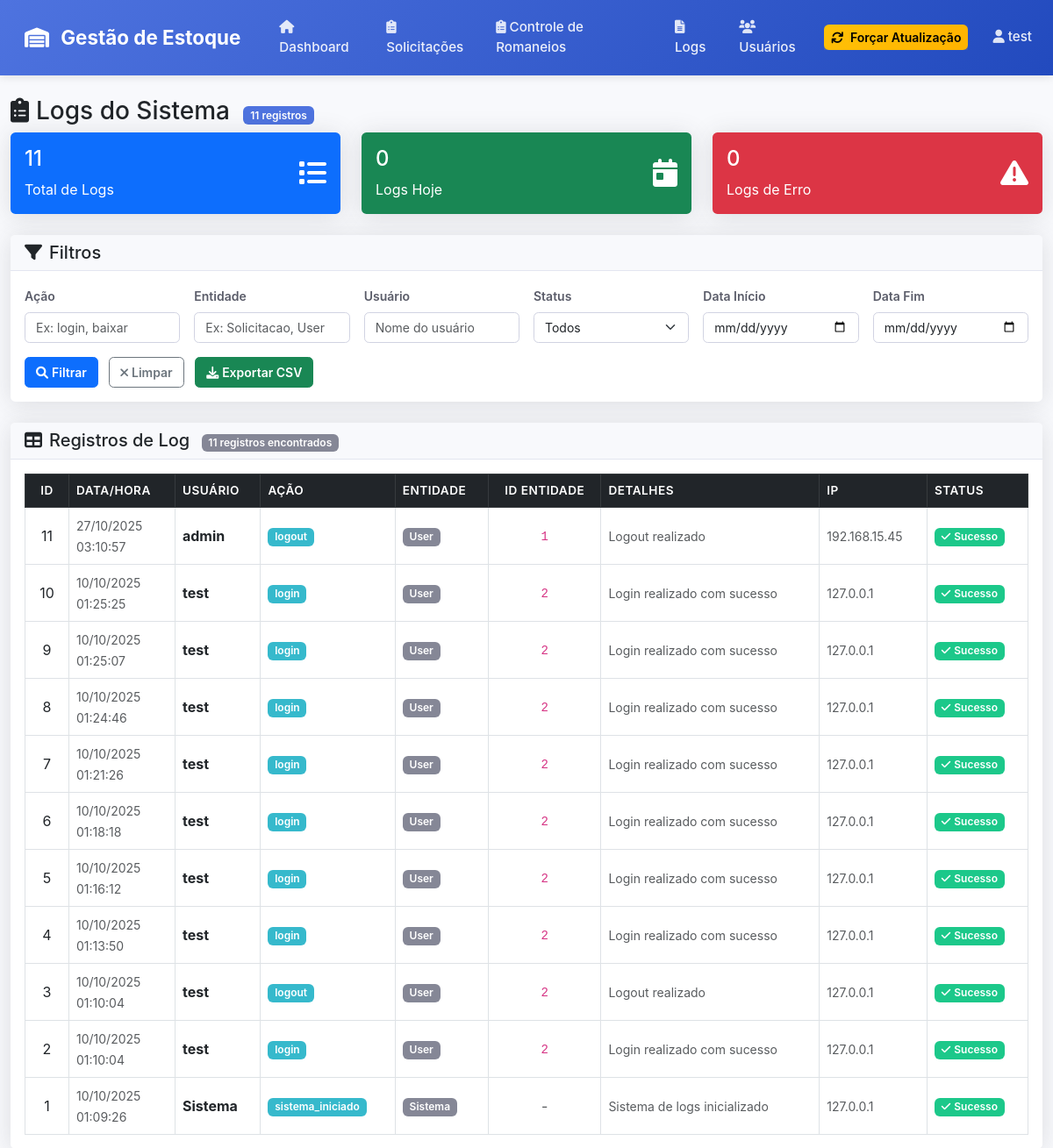
The page /logs (signed in) on the database its author committed.
### app.py (models this page shows, shortened)
class User(UserMixin, db.Model):
    id = db.Column(db.Integer, primary_key=True)
    username = db.Column(db.String(80), unique=True, nullable=False)
    email = db.Column(db.String(120), unique=True, nullable=False)
    password_hash = db.Column(db.String(120), nullable=False)
    is_admin = db.Column(db.Boolean, default=False)
    is_active = db.Column(db.Boolean, default=True)
    created_at = db.Column(db.DateTime, default=datetime.utcnow)

class Log(db.Model):
    id = db.Column(db.Integer, primary_key=True)
    timestamp = db.Column(db.DateTime, default=datetime.utcnow, nullable=False)
    usuario_id = db.Column(db.Integer, db.ForeignKey('user.id'), nullable=False)
    usuario_nome = db.Column(db.String(80), nullable=False)
    acao = db.Column(db.String(50), nullable=False)  # login, logout, criar, editar, deletar, aprovar, etc.
    entidade = db.Column(db.String(50), nullable=False)  # Solicitacao, Produto, User, etc.
    entidade_id = db.Column(db.Integer, nullable=True)  # ID da entidade afetada
    detalhes = db.Column(db.Text, nullable=True)  # JSON com detalhes da operação
    ip_address = db.Column(db.String(45), nullable=True)  # Suporta IPv6
    user_agent = db.Column(db.String(500), nullable=True)
    status = db.Column(db.String(20), default='sucesso')  # sucesso, erro, aviso
    usuario = db.relationship('User', backref=db.backref('logs', lazy=True))

### app.py (the view)
@app.route('/logs')
@login_required
def logs():
    if not current_user.is_admin:
        flash('Apenas administradores podem acessar os logs', 'error')
        return redirect(url_for('index'))
    page = request.args.get('page', 1, type=int)
    per_page = 50
    acao_filter = request.args.get('acao', '')
    entidade_filter = request.args.get('entidade', '')
    usuario_filter = request.args.get('usuario', '')
    status_filter = request.args.get('status', '')
    data_inicio = request.args.get('data_inicio', '')
    data_fim = request.args.get('data_fim', '')
    query = Log.query
    if acao_filter:
        query = query.filter(Log.acao.contains(acao_filter))
    if entidade_filter:
        query = query.filter(Log.entidade.contains(entidade_filter))
    if usuario_filter:
        query = query.filter(Log.usuario_nome.contains(usuario_filter))
    if status_filter:
        query = query.filter(Log.status == status_filter)
    if data_inicio:
        try:
            data_inicio_obj = datetime.strptime(data_inicio, '%Y-%m-%d')
            query = query.filter(Log.timestamp >= data_inicio_obj)
        except ValueError:
            pass
    if data_fim:
        try:
            data_fim_obj = datetime.strptime(data_fim, '%Y-%m-%d')
            query = query.filter(Log.timestamp <= data_fim_obj)
        except ValueError:
            pass
    logs = query.order_by(Log.timestamp.desc()).paginate(
        page=page, per_page=per_page, error_out=False
    )
    total_logs = Log.query.count()
    logs_hoje = Log.query.filter(Log.timestamp >= datetime.now().replace(hour=0, minute=0, second=0, microsecond=0)).count()
    logs_erro = Log.query.filter(Log.status == 'erro').count()
    stats = {
        'total': total_logs,
        'hoje': logs_hoje,
        'erros': logs_erro
    }
    return render_template('logs.html',
                         logs=logs,
                         stats=stats,
                         acao_filter=acao_filter,
                         entidade_filter=entidade_filter,
                         usuario_filter=usuario_filter,
                         status_filter=status_filter,
                         data_inicio=data_inicio,
                         data_fim=data_fim)

### templates/logs.html (shortened to what this page needs)
{% extends "base.html" %}
{% block content %}
<div class="row">
    <div class="col-12">
        <h1 class="h3">
            <i class="fas fa-clipboard-list me-2"></i>Logs do Sistema
            <span class="badge bg-primary ms-2">{{ stats.total }} registros</span>
        </h1>
    </div>
</div>
<div class="row mb-4">
    <div class="col-md-4">
        <div class="card bg-primary text-white">
            <div class="card-body">
                <div class="d-flex justify-content-between">
                    <div>
                        <h4 class="card-title">{{ stats.total }}</h4>
                        <p class="card-text">Total de Logs</p>
                    </div>
                    <div class="align-self-center">
                        <i class="fas fa-list fa-2x"></i>
                    </div>
                </div>
            </div>
        </div>
    </div>
    <div class="col-md-4">
        <div class="card bg-success text-white">
            <div class="card-body">
                <div class="d-flex justify-content-between">
                    <div>
                        <h4 class="card-title">{{ stats.hoje }}</h4>
                        <p class="card-text">Logs Hoje</p>
                    </div>
                    <div class="align-self-center">
                        <i class="fas fa-calendar-day fa-2x"></i>
                    </div>
                </div>
            </div>
        </div>
    </div>
    <div class="col-md-4">
        <div class="card bg-danger text-white">
            <div class="card-body">
                <div class="d-flex justify-content-between">
                    <div>
                        <h4 class="card-title">{{ stats.erros }}</h4>
                        <p class="card-text">Logs de Erro</p>
                    </div>
                    <div class="align-self-center">
                        <i class="fas fa-exclamation-triangle fa-2x"></i>
                    </div>
                </div>
            </div>
        </div>
    </div>
</div>
<div class="row mb-4">
    <div class="col-12">
        <div class="card shadow">
            <div class="card-header">
                <h5 class="mb-0">
                    <i class="fas fa-filter me-2"></i>Filtros
                </h5>
            </div>
            <div class="card-body">
                <form method="GET" class="row g-3">
                    <div class="col-md-2">
                        <label for="acao" class="form-label">Ação</label>
                        <input type="text" class="form-control" id="acao" name="acao"
                               value="{{ acao_filter }}" placeholder="Ex: login, baixar">
                    </div>
                    <div class="col-md-2">
                        <label for="entidade" class="form-label">Entidade</label>
                        <input type="text" class="form-control" id="entidade" name="entidade"
                               value="{{ entidade_filter }}" placeholder="Ex: Solicitacao, User">
                    </div>
                    <div class="col-md-2">
                        <label for="usuario" class="form-label">Usuário</label>
                        <input type="text" class="form-control" id="usuario" name="usuario"
                               value="{{ usuario_filter }}" placeholder="Nome do usuário">
                    </div>
                    <div class="col-md-2">
                        <label for="status" class="form-label">Status</label>
                        <select class="form-select" id="status" name="status">
                            <option value="">Todos</option>
                        </select>
                    </div>
                    <div class="col-md-2">
                        <label for="data_inicio" class="form-label">Data Início</label>
                        <input type="date" class="form-control" id="data_inicio" name="data_inicio"
                               value="{{ data_inicio }}">
                    </div>
                    <div class="col-md-2">
                        <label for="data_fim" class="form-label">Data Fim</label>
                        <input type="date" class="form-control" id="data_fim" name="data_fim"
                               value="{{ data_fim }}">
                    </div>
                    <div class="col-12">
                        <button type="submit" class="btn btn-primary me-2">
                            <i class="fas fa-search me-1"></i>Filtrar
                        </button>
                        <a href="{{ url_for('logs') }}" class="btn btn-outline-secondary me-2">
                            <i class="fas fa-times me-1"></i>Limpar
                        </a>
                        <a href="{{ url_for('export_logs', acao=acao_filter, entidade=entidade_filter, usuario=usuario_filter, status=status_filter, data_inicio=data_inicio, data_fim=data_fim) }}"
                           class="btn btn-success">
                            <i class="fas fa-download me-1"></i>Exportar CSV
                        </a>
                    </div>
                </form>
            </div>
        </div>
    </div>
</div>
<div class="card shadow">
    <div class="card-header">
        <h5 class="mb-0">
            <i class="fas fa-table me-2"></i>Registros de Log
            <span class="badge bg-secondary ms-2">{{ logs.total }} registros encontrados</span>
        </h5>
    </div>
    <div class="card-body">
        <div class="table-responsive">
            <table class="table table-bordered table-hover">
                <thead class="table-dark">
                    <tr>
                        <th>ID</th>
                        <th>Data/Hora</th>
                        <th>Usuário</th>
                        <th>Ação</th>
                        <th>Entidade</th>
                        <th>ID Entidade</th>
                        <th>Detalhes</th>
                        <th>IP</th>
                        <th>Status</th>
                    </tr>
                </thead>
                <tbody>
                    {% for log in logs.items %}
                    <tr>
                        <td>{{ log.id }}</td>
                        <td>
                            <small class="text-muted">
                                {{ log.timestamp.strftime('%d/%m/%Y') if log.timestamp else '-' }}<br>
                                {{ log.timestamp.strftime('%H:%M:%S') if log.timestamp else '-' }}
                            </small>
                        </td>
                        <td>
                            <strong>{{ log.usuario_nome }}</strong>
                        </td>
                        <td>
                            <span class="badge bg-info">{{ log.acao }}</span>
                        </td>
                        <td>
                            <span class="badge bg-secondary">{{ log.entidade }}</span>
                        </td>
                        <td>
                            {% if log.entidade_id %}
                                <code>{{ log.entidade_id }}</code>
                            {% else %}
                                <span class="text-muted">-</span>
                            {% endif %}
                        </td>
                        <td>
                            {% if log.detalhes %}
                                <small class="text-muted">{{ log.detalhes[:100] }}{% if log.detalhes|length > 100 %}...{% endif %}</small>
                            {% else %}
                                <span class="text-muted">-</span>
                            {% endif %}
                        </td>
                        <td>
                            <small class="text-muted">{{ log.ip_address or '-' }}</small>
                        </td>
                        <td>
                            {% if log.status == 'sucesso' %}
                                <span class="badge bg-success">
                                    <i class="fas fa-check me-1"></i>Sucesso
                                </span>
                            {% elif log.status == 'erro' %}
                                <span class="badge bg-danger">
                                    <i class="fas fa-times me-1"></i>Erro
                                </span>
                            {% elif log.status == 'aviso' %}
                                <span class="badge bg-warning text-dark">
                                    <i class="fas fa-exclamation-triangle me-1"></i>Aviso
                                </span>
                            {% else %}
                                <span class="badge bg-secondary">{{ log.status }}</span>
                            {% endif %}
                        </td>
                    </tr>
                    {% endfor %}
                </tbody>
            </table>
        </div>
    </div>
</div>
{% endblock %}

### templates/base.html (shortened to what this page needs)
<!DOCTYPE html>
<html lang="pt-BR">
<head>
    <link href="https://cdn.jsdelivr.net/npm/bootstrap@5.3.0/dist/css/bootstrap.min.css" rel="stylesheet">
    <link href="https://cdnjs.cloudflare.com/ajax/libs/font-awesome/6.0.0/css/all.min.css" rel="stylesheet">
    <link href="{{ url_for('static', filename='css/style.css') }}" rel="stylesheet">
</head>
<body>
    <nav class="navbar navbar-expand-lg navbar-dark bg-primary">
        <div class="container-fluid">
            <a class="navbar-brand" href="{{ url_for('index') }}">
                <i class="fas fa-warehouse me-2"></i>
                Gestão de Estoque
            </a>
            <div class="collapse navbar-collapse" id="navbarNav">
                <ul class="navbar-nav me-auto">
                    <li class="nav-item">
                        <a class="nav-link" href="{{ url_for('index') }}">
                            <i class="fas fa-home me-1"></i>Dashboard
                        </a>
                    </li>
                    <li class="nav-item">
                        <a class="nav-link" href="{{ url_for('solicitacoes') }}">
                            <i class="fas fa-clipboard-list me-1"></i>Solicitações
                        </a>
                    </li>
                    <li class="nav-item">
                        <a class="nav-link" href="{{ url_for('controle_impressoes') }}">
                            <i class="fas fa-clipboard-list me-1"></i>Controle de Romaneios
                        </a>
                    </li>
                    {% if current_user.is_admin %}
                    <li class="nav-item">
                        <a class="nav-link" href="{{ url_for('logs') }}">
                            <i class="fas fa-file-alt me-1"></i>Logs
                        </a>
                    </li>
                    {% endif %}
                    {% if current_user.is_admin %}
                    <li class="nav-item">
                        <a class="nav-link" href="{{ url_for('listar_usuarios') }}">
                            <i class="fas fa-users me-1"></i>Usuários
                        </a>
                    </li>
                    {% endif %}
                </ul>
                <div class="navbar-nav me-3">
                    <button type="button" class="btn btn-sm btn-warning"
                            id="btnInvalidarCacheGlobal"
                            data-bs-toggle="tooltip" data-bs-placement="bottom"
                            title="Forçar atualização dos dados (use quando mudar status manualmente)">
                        <i class="fas fa-refresh me-1"></i>
                        Forçar Atualização
                    </button>
                </div>
                <ul class="navbar-nav">
                    <li class="nav-item">
                        <a class="nav-link" href="#" id="btnUserMenu" role="button">
                            <i class="fas fa-user me-1"></i>{{ current_user.username }}
                        </a>
                    </li>
                </ul>
            </div>
        </div>
    </nav>
    <div class="container-fluid mt-4">
        {% block content %}{% endblock %}
    </div>
</body>
</html>

### rows shown on the page
User: username "test"
Log: id "11", timestamp "27/10/2025", timestamp "03:10:57", usuario_nome "admin", acao "logout", entidade "User", entidade_id "1", detalhes "Logout realizado", ip_address "192.168.15.45", status "sucesso" (drawn)
Log: id "10", timestamp "10/10/2025", timestamp "01:25:25", usuario_nome "test", acao "login", entidade "User", entidade_id "2", detalhes "Login realizado com sucesso", ip_address "127.0.0.1", status "sucesso" (drawn)
Log: id "9", timestamp "10/10/2025", timestamp "01:25:07", usuario_nome "test", acao "login", entidade "User", entidade_id "2", detalhes "Login realizado com sucesso", ip_address "127.0.0.1", status "sucesso" (drawn)
Log: id "8", timestamp "10/10/2025", timestamp "01:24:46", usuario_nome "test", acao "login", entidade "User", entidade_id "2", detalhes "Login realizado com sucesso", ip_address "127.0.0.1", status "sucesso" (drawn)
Log: id "7", timestamp "10/10/2025", timestamp "01:21:26", usuario_nome "test", acao "login", entidade "User", entidade_id "2", detalhes "Login realizado com sucesso", ip_address "127.0.0.1", status "sucesso" (drawn)
Log: id "6", timestamp "10/10/2025", timestamp "01:18:18", usuario_nome "test", acao "login", entidade "User", entidade_id "2", detalhes "Login realizado com sucesso", ip_address "127.0.0.1", status "sucesso" (drawn)
Log: id "5", timestamp "10/10/2025", timestamp "01:16:12", usuario_nome "test", acao "login", entidade "User", entidade_id "2", detalhes "Login realizado com sucesso", ip_address "127.0.0.1", status "sucesso" (drawn)
Log: id "4", timestamp "10/10/2025", timestamp "01:13:50", usuario_nome "test", acao "login", entidade "User", entidade_id "2", detalhes "Login realizado com sucesso", ip_address "127.0.0.1", status "sucesso" (drawn)
Log: id "3", timestamp "10/10/2025", timestamp "01:10:04", usuario_nome "test", acao "logout", entidade "User", entidade_id "2", detalhes "Logout realizado", ip_address "127.0.0.1", status "sucesso" (drawn)
Log: id "2", timestamp "10/10/2025", timestamp "01:10:04", usuario_nome "test", acao "login", entidade "User", entidade_id "2", detalhes "Login realizado com sucesso", ip_address "127.0.0.1", status "sucesso" (drawn)
Log: id "1", timestamp "10/10/2025", timestamp "01:09:26", usuario_nome "Sistema", acao "sistema_iniciado", entidade "Sistema", detalhes "Sistema de logs inicializado", ip_address "127.0.0.1", status "sucesso" (drawn)

### other values the page prints
{{ stats.total }} "11"
{{ stats.hoje }} "0"
{{ stats.erros }} "0"
{{ logs.total }} "11"
